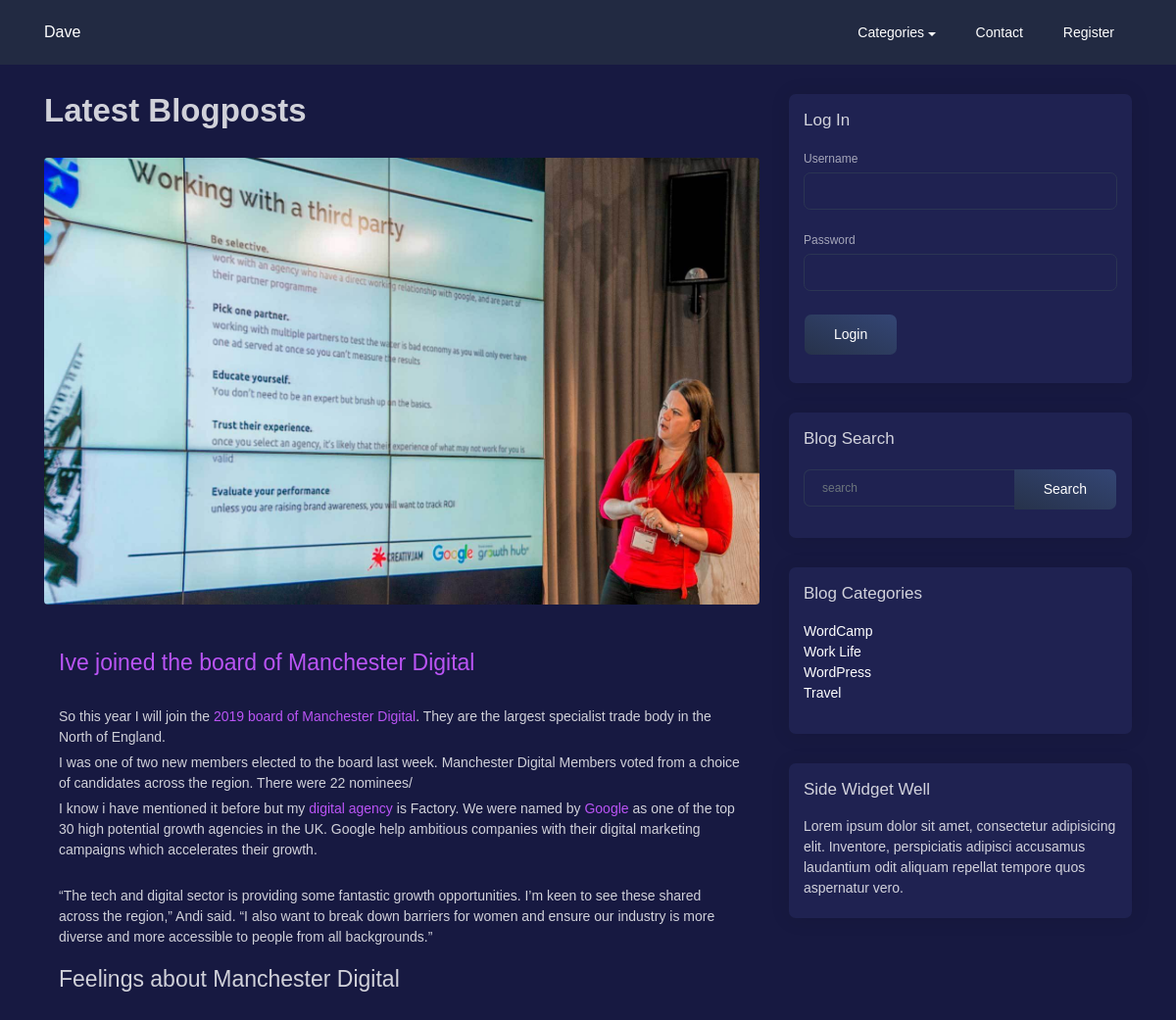
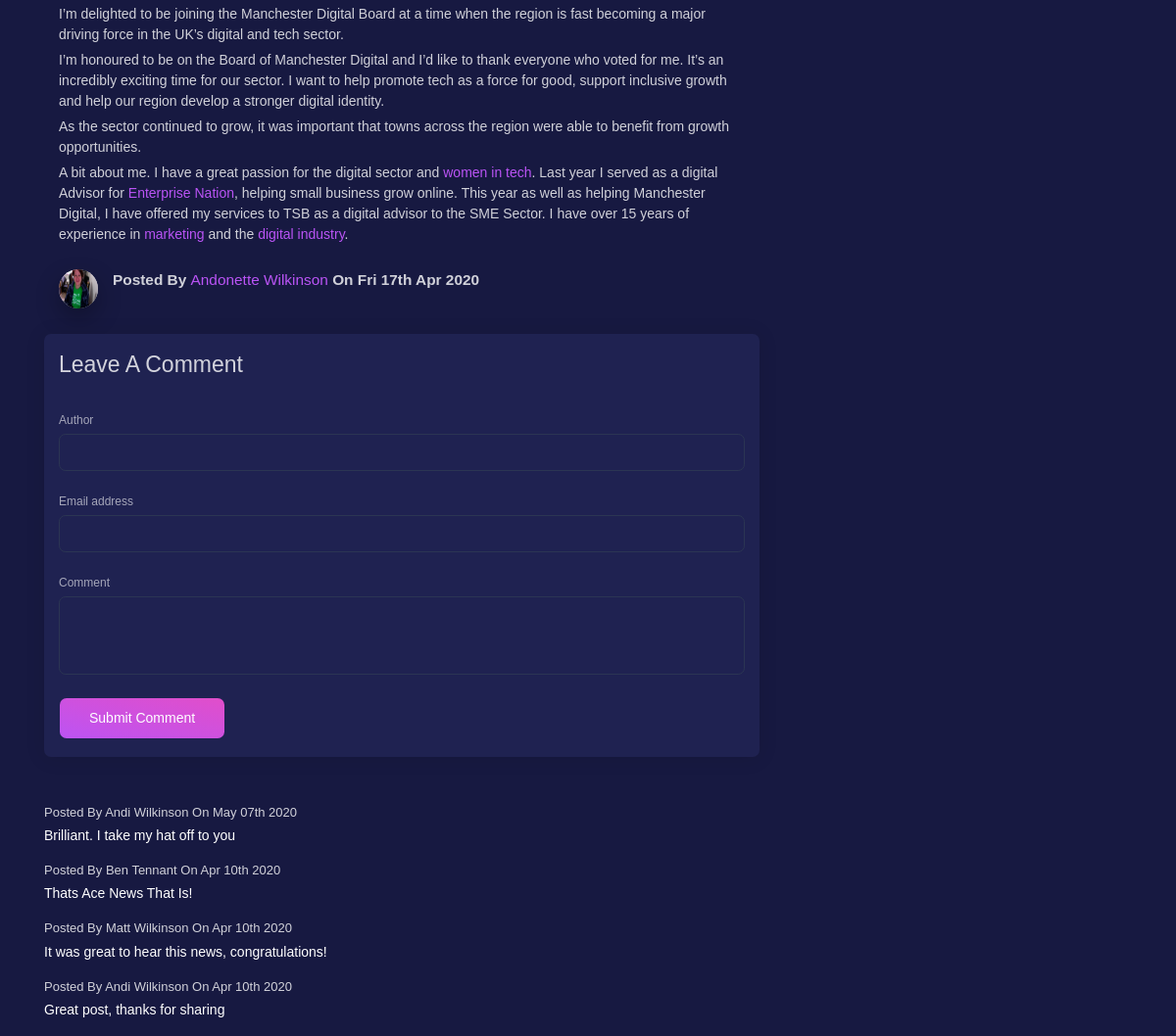
Page /post.php?p_id=1 on the earlier database version (2 pictures, top to bottom).
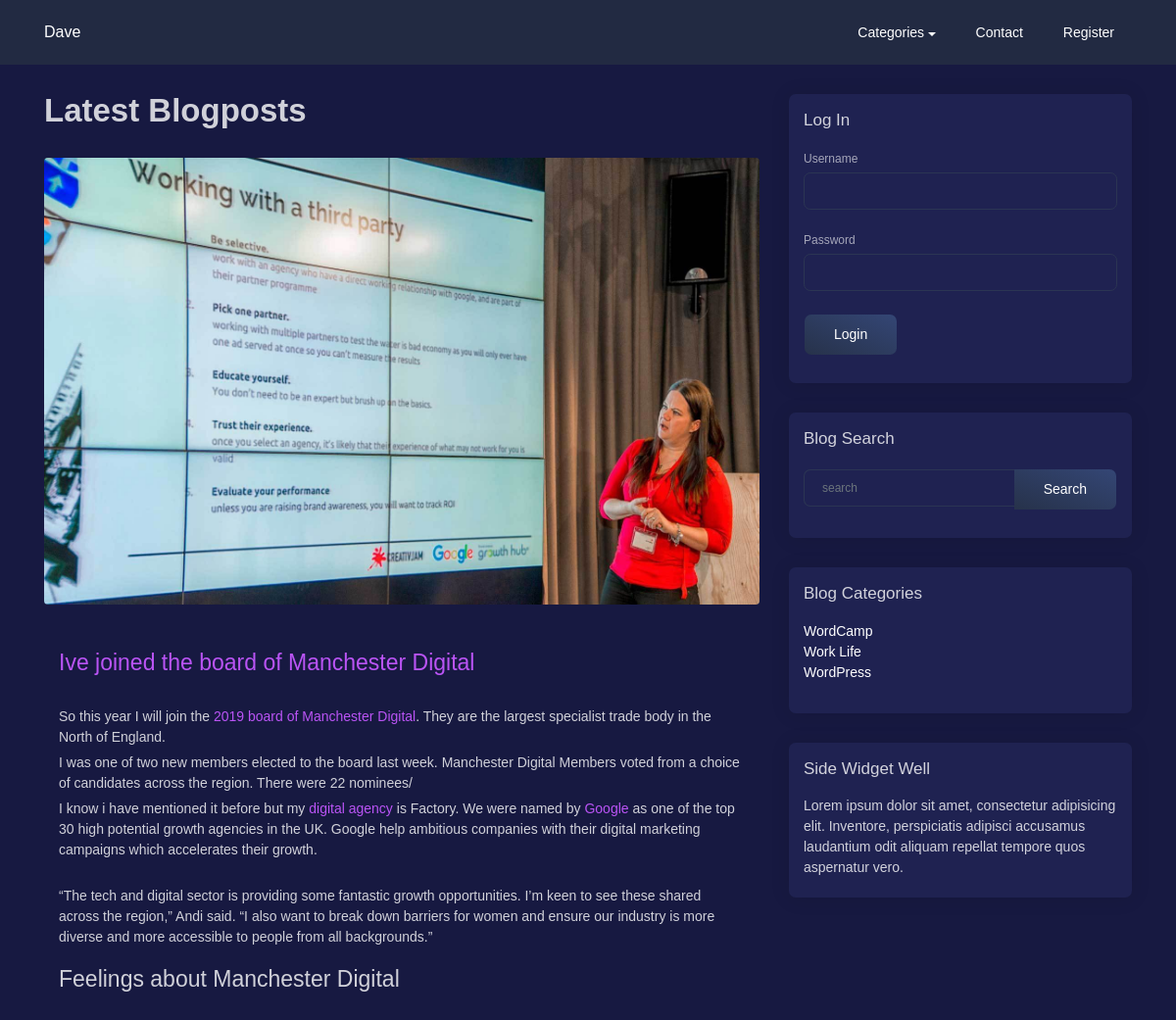
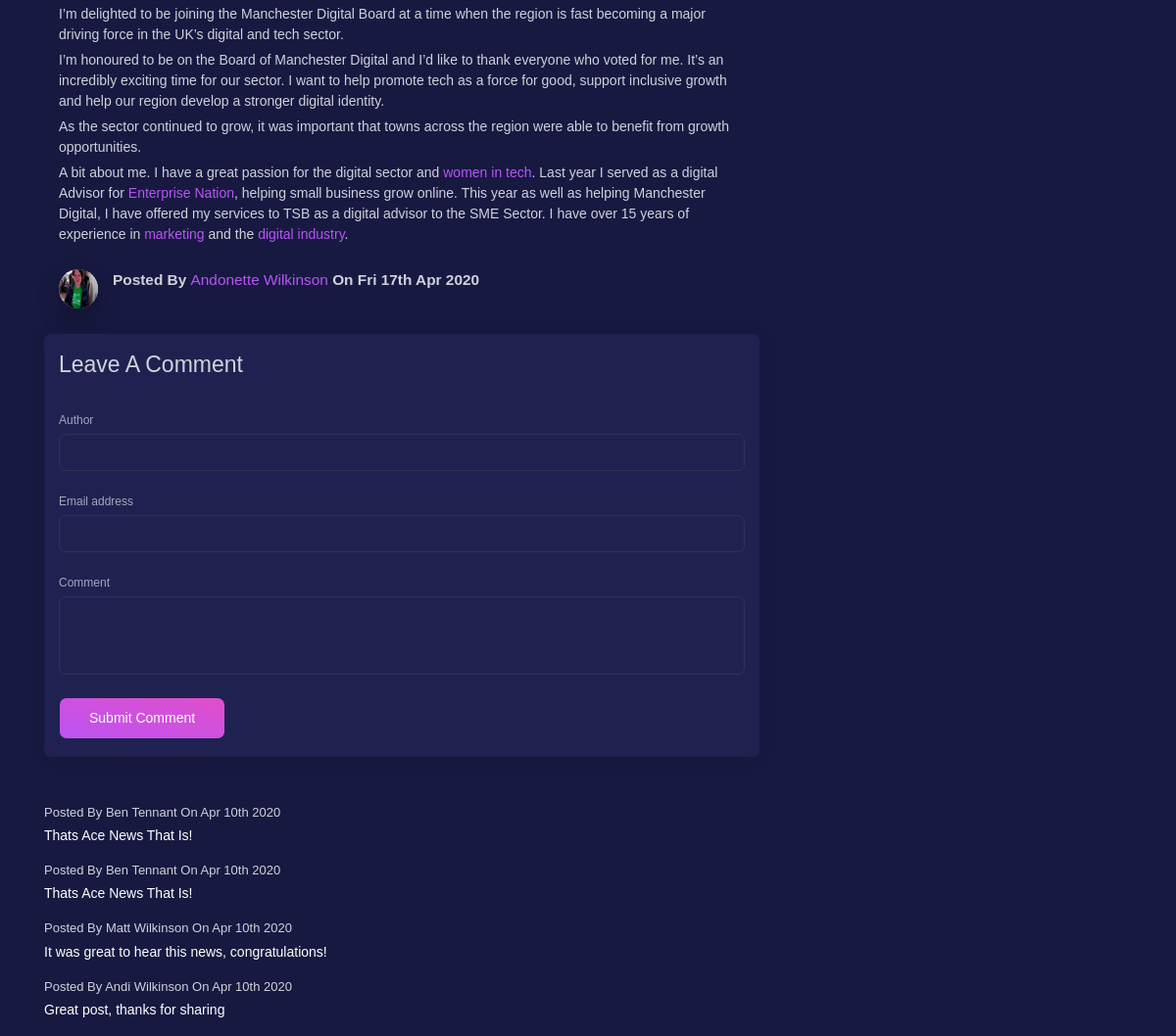
Same page on the later database version (2 pictures, top to bottom).
### tables this page shows
CREATE TABLE `posts` (
  `post_id` int(11) unsigned NOT NULL AUTO_INCREMENT,
  `post_title` varchar(255) DEFAULT NULL,
  `post_date` text,
  `post_category_id` int(11) DEFAULT NULL,
  `post_status` varchar(355) DEFAULT 'Draft',
  `post_image` text,
  `post_content` text,
  `post_author_id` int(11) DEFAULT NULL,
  `post_tags` varchar(255) DEFAULT NULL,
  `post_comment_count` int(11) DEFAULT NULL,
  `post_author` varchar(255) DEFAULT NULL,
  `post_views_count` int(11) DEFAULT '0',
  PRIMARY KEY (`post_id`)
);

CREATE TABLE `users` (
  `user_id` int(11) unsigned NOT NULL AUTO_INCREMENT,
  `user_name` varchar(255) DEFAULT NULL,
  `user_password` varchar(255) DEFAULT NULL,
  `user_firstname` varchar(255) DEFAULT NULL,
  `user_lastname` varchar(255) DEFAULT NULL,
  `user_email` varchar(255) DEFAULT NULL,
  `user_image` text,
  `user_role` varchar(255) DEFAULT NULL,
  `randSalt` varchar(255) DEFAULT NULL,
  PRIMARY KEY (`user_id`)
);

CREATE TABLE `comments` (
  `comment_id` int(11) unsigned NOT NULL AUTO_INCREMENT,
  `comment_post_id` int(11) DEFAULT NULL,
  `comment_author` varchar(255) DEFAULT NULL,
  `comment_email` varchar(255) DEFAULT NULL,
  `comment_content` varchar(255) DEFAULT NULL,
  `comment_status` varchar(255) DEFAULT NULL,
  `comment_date` date DEFAULT NULL,
  PRIMARY KEY (`comment_id`)
);

CREATE TABLE `categories` (
  `cat_id` int(11) unsigned NOT NULL AUTO_INCREMENT,
  `cat_title` varchar(255) DEFAULT NULL,
  PRIMARY KEY (`cat_id`)
);

### post.php (the view, shortened to what this page needs)
<?php include 'includes/header.php' ?>
<div class="container">
    <div class="row">
        <div class="col-sm-8">
            <h1 class="title">Latest Blogposts</h1>
            <?php
            if (isset($_GET['p_id'])) {
                $get_post_id = $_GET['p_id'];
                $view_query ="UPDATE posts SET post_views_count = post_views_count + 1 WHERE post_id = $get_post_id";
                mysqli_query($connection, $view_query);
                if (isset($_SESSION['user_role']) && $_SESSION['user_role'] == 'Administrator') {
                        $query = "SELECT * FROM posts WHERE post_id = $get_post_id";
                } else {
                        $query = "SELECT * FROM posts WHERE post_id = $get_post_id AND post_status = 'Published'";
                }
                $select_all_posts_query = mysqli_query($connection, $query);
                while ($row = mysqli_fetch_assoc($select_all_posts_query)) {
                    $post_title = $row['post_title'];
                    $post_author = $row['post_author_id'];
                    $post_date = date_create($row['post_date']);
                    $post_image = $row['post_image'];
                    $post_content = $row['post_content'];
                    ?>
                    <div class="card card-blog card-plain blog-horizontal">
                        <div class="card-image">
                            <a href="javascript:;">
                                <img class="img rounded" src="images/posts/<?php echo $post_image; ?>" />
                            </a>
                            <div class="card-body">
                                <h3 class="card-title">
                                    <a href="#"><?php echo $post_title; ?></a>
                                </h3>
                                <p class="card-description">
                                    <?php echo $post_content; ?>
                                </p>
                                <div class="author">
                                    <?php
                                    global $connection;
                                    $query = "SELECT * FROM users WHERE user_id = $post_author";
                                    $display_all_categories = mysqli_query($connection, $query);
                                    $row = mysqli_fetch_assoc($display_all_categories);
                                    $user_firstname = $row['user_firstname'];
                                    $user_lastname = $row['user_lastname'];
                                    $user_image = $row['user_image'];
                                    $user_fullname = $user_firstname . ' ' . $user_lastname;
                                    ?>
                                    <img src="images/users/<?php echo $user_image; ?>" alt="<?php echo $post_image; ?>" class="avatar img-raised">
                                    <div class="text">
                                        <span class="name">Posted By <a href="author.php?author=<?php echo $post_author; ?>"><?php echo $user_fullname; ?></a> On <?php echo date_format($post_date, 'D dS M Y'); ?></span>
                                    </div>
                                </div>
                            </div>
                        </div>
                    </div>
            <div class="card">
                <div class="card-body">
                    <h3>Leave A Comment</h3>
                    <form action="" method="post">
                        <div class="form-group">
                            <label for="comment_author">Author</label>
                            <input class="form-control" type="text" name="comment_author">
                        </div>
                        <div class="form-group">
                            <label for="exampleInputEmail1">Email address</label>
                            <input type="email" class="form-control" name="comment_email">
                        </div>
                        <label for="comment_content">Comment</label>
                        <textarea class="form-control" name="comment_content" rows="3"></textarea>
                        <button type="submit" class="btn btn-primary" name="submit_comment">Submit Comment</button>
                    </form>
                </div>
            </div>
            <ul class="list-unstyled mt-5">
                <?php show_post_comments(); ?>
            </ul>
        </div>
    <?php }
} else {
    header("Location: index.php");
}
?>
        <div class="col-sm-4">
            <?php include 'includes/sidebar.php' ?>
        </div>
    </div>
</div>
<?php include 'includes/footer.php' ?>

### includes/header.php (shortened to what this page needs)
<?php
include 'includes/config.php';
include 'admin/functions.php';
?>
<!DOCTYPE html>
<html>
<head>
    <link rel="stylesheet" href="assets/css/blk-design-system-pro.css">
</head>
<body>
<?php include 'nav.php' ?>

### includes/nav.php (shortened to what this page needs)
<nav class="navbar navbar-expand-lg bg-dark">
    <div class="container">
        <a class="navbar-brand" href="index.php">Dave</a>
        <div class="collapse navbar-collapse" id="navbarNav">
            <ul class="navbar-nav ml-auto">
                <li class="dropdown nav-item">
                    <a href="#" class="dropdown-toggle nav-link" data-toggle="dropdown" aria-expanded="false">
                        Categories</a>
                            <?php
                            $query = "SELECT * FROM categories";
                            $select_all_categories = mysqli_query($connection, $query);
                            while ($row = mysqli_fetch_assoc($select_all_categories)) {
                                $cat_id = $row['cat_id'];
                                $registration_class = '';
                                $registration = 'registration.php';
                                if (isset($_GET['category']) && $_GET['category'] == $cat_id) {
                                    $category_class = 'active';
                                } else if($page_name = $registration){
                                $registration_class = 'active';
                                }
                            }
                            ?>
                    </li>
                    <li class="nav-item">
                        <a class="nav-link ml-auto  <?php echo $registration_class ?>" href="contact.php">Contact</a>
                    </li>
                    <li class="nav-item">
                        <a class="nav-link ml-auto <?php echo $registration_class ?>" href="registration.php">Register</a>
                    </li>
                </ul>
            </div>
        </div>
    </nav>

### admin/functions.php (shortened to what this page needs)
        <?php
function show_post_comments()
{
    global $connection;
    global $get_post_id;
    $query = "SELECT * FROM comments WHERE comment_post_id = {$get_post_id} ";
    $query .= "AND comment_status = 'approved' ";
    $query .= "ORDER BY comment_id DESC";
    $display_all_comments = mysqli_query($connection, $query);
    while ($row = mysqli_fetch_assoc($display_all_comments)) {
        $comment_date = date_create($row['comment_date']);
        $comment_author = $row['comment_author'];
        $comment_content = $row['comment_content'];
        ?>
        <li class="media mb-3">
            <div class="media-body">
                <h5 class="mt-0 mb-1">Posted By <?php echo $comment_author; ?> On <?php echo date_format($comment_date, 'M dS Y'); ?>  </h5>
                <?php echo $comment_content; ?>
            </div>
        </li>
    <?php }
}

### includes/sidebar.php (shortened to what this page needs)
<?php if (isset($_SESSION['user_role'])): ?>
    <div class="card">
        <div class="card-body">
            <h4>Logged in as <?php echo $_SESSION['username'] ?></h4>
            <a class="btn btn-success" href="admin">Admin</a>
            <a class="btn" href="includes/logout.php">Logout</a>
        </div>
    </div>
<?php else: ?>
    <div class="card">
        <div class="card-body">
            <h4>Log In</h4>
            <form class="form" action="includes/login.php" method="post">
                <label for="username">Username</label>
                <input type="text" class="form-control" name="username">
                <label for="password">Password</label>
                <input type="password" class="form-control" name="password">
                <div class="input-group">
                    <button class="btn btn-default" type="submit"
                    name="login">Login</button>
                </div>
            </form>
        </div>
    </div>
<?php endif; ?>
<div class="card">
    <div class="card-body">
        <h4>Blog Search</h4>
        <form class="form" action="search.php" method="post">
            <div class="input-group">
                <input type="text" class="form-control mt-1" placeholder="search" name="search">
                <div class="input-group-append">
                    <button class="btn btn-ghost-white" type="submit" name="submit">Search</button>
                </div>
            </div>
        </form>
    </div>
</div>
<div class="card">
    <div class="card-body">
        <h4>Blog Categories</h4>
        <ul class="list-unstyled">
            <?php
            $query = "SELECT * FROM categories";
            $select_all_categories_query = mysqli_query($connection, $query) ;
            while ($row = mysqli_fetch_assoc($select_all_categories_query)) {
                $cat_title = $row['cat_title'];
                $cat_id = $row['cat_id'];
                ?>
                <li>
                    <a class="text-white" href="category.php?category=<?php echo $cat_id; ?>"><?php echo $cat_title; ?></a>
                </li>
                <?php
            }
            ?>
        </ul>
    </div>
</div>
<div class="card">
    <div class="card-body">
        <h4>Side Widget Well</h4>
        <p>Lorem ipsum dolor sit amet, consectetur adipisicing elit. Inventore, perspiciatis adipisci accusamus laudantium odit aliquam repellat tempore quos aspernatur vero.</p>
    </div>
</div>

### includes/footer.php (shortened to what this page needs)
</body>
</html>

Differences in the rows shown:
removed comments: comment_author "Andi Wilkinson", comment_date "May 07th 2020", comment_content "Brilliant. I take my hat off to you"
removed categories: cat_title "Travel"
changed posts "Ive joined the board of Manchester Digital": gains comments (comment_author "Ben Tennant", comment_date "Apr 10th 2020", comment_content "Thats Ace News That Is!")
